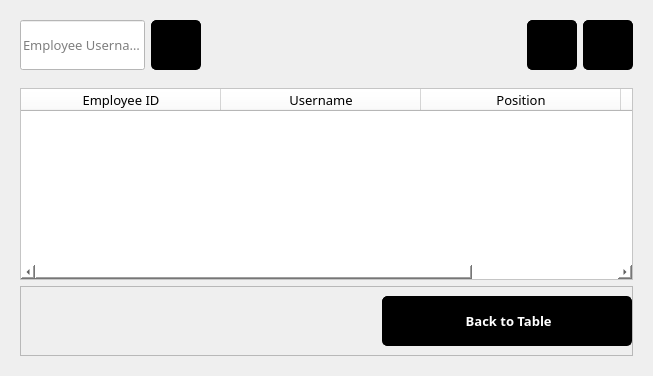
                    <widget class="QWidget" name="tab_3">
                     <attribute name="title">
                      <string>All Employees</string>
                     </attribute>
                     <layout class="QGridLayout" name="gridLayout_57">
                      <item row="0" column="0">
                       <widget class="QWidget" name="widget_71" native="true">
                        <layout class="QVBoxLayout" name="verticalLayout_35">
                         <property name="spacing">
                          <number>0</number>
                         </property>
                         <property name="leftMargin">
                          <number>0</number>
                         </property>
                         <property name="topMargin">
                          <number>0</number>
                         </property>
                         <property name="rightMargin">
                          <number>0</number>
                         </property>
                         <property name="bottomMargin">
                          <number>0</number>
                         </property>
                         <item>
                          <widget class="QWidget" name="widget_72" native="true">
                           <layout class="QHBoxLayout" name="horizontalLayout_28">
                            <item>
                             <widget class="QLineEdit" name="lineEdit_3">
                              <property name="minimumSize">
                               <size>
                                <width>0</width>
                                <height>50</height>
                               </size>
                              </property>
                              <property name="font">
                               <font>
                                <family>Century Gothic</family>
                                <pointsize>10</pointsize>
                               </font>
                              </property>
                              <property name="styleSheet">
                               <string notr="true">background-color: rgb(255, 255, 255);</string>
                              </property>
                              <property name="placeholderText">
                               <string>Employee Username</string>
                              </property>
                             </widget>
                            </item>
                            <item>
                             <widget class="QPushButton" name="btnSsearch_2">
                              <property name="minimumSize">
                               <size>
                                <width>50</width>
                                <height>50</height>
                               </size>
                              </property>
                              <property name="maximumSize">
                               <size>
                                <width>50</width>
                                <height>16777215</height>
                               </size>
                              </property>
                              <property name="styleSheet">
                               <string notr="true">QPushButton {
	border-radius: 5px;
	border: 1px solid black;
	color: rgb(255, 255, 255);
	background-color: rgb(0, 0, 0);
}

QPushButton:hover {
	
	background-color: rgb(70, 70, 70);
}

QPushButton:pressed {
	color: rgb(106, 106, 106);
	background-color: rgb(0, 0, 0);
}</string>
                              </property>
                              <property name="text">
                               <string/>
                              </property>
                              <property name="icon">
                               <iconset>
                                <normaloff>search white.png</normaloff>search white.png</iconset>
                              </property>
                              <property name="iconSize">
                               <size>
                                <width>26</width>
                                <height>26</height>
                               </size>
                              </property>
                             </widget>
                            </item>
                            <item>
                             <spacer name="horizontalSpacer_10">
                              <property name="orientation">
                               <enum>Qt::Horizontal</enum>
                              </property>
                              <property name="sizeHint" stdset="0">
                               <size>
                                <width>320</width>
                                <height>20</height>
                               </size>
                              </property>
                             </spacer>
                            </item>
                            <item>
                             <widget class="QPushButton" name="btnSupdateuser">
                              <property name="minimumSize">
                               <size>
                                <width>50</width>
                                <height>50</height>
                               </size>
                              </property>
                              <property name="maximumSize">
                               <size>
                                <width>50</width>
                                <height>16777215</height>
                               </size>
                              </property>
                              <property name="styleSheet">
                               <string notr="true">QPushButton {
	border-radius: 5px;
	border: 1px solid black;
	color: rgb(255, 255, 255);
	background-color: rgb(0, 0, 0);
}

QPushButton:hover {
	
	background-color: rgb(70, 70, 70);
}

QPushButton:pressed {
	color: rgb(106, 106, 106);
	background-color: rgb(0, 0, 0);
}</string>
                              </property>
                              <property name="text">
                               <string/>
                              </property>
                              <property name="icon">
                               <iconset>
                                <normaloff>white edit.png</normaloff>white edit.png</iconset>
                              </property>
                              <property name="iconSize">
                               <size>
                                <width>27</width>
                                <height>27</height>
                               </size>
                              </property>
                             </widget>
                            </item>
                            <item>
                             <widget class="QPushButton" name="btnSdelete">
                              <property name="minimumSize">
                               <size>
                                <width>50</width>
                                <height>50</height>
                               </size>
                              </property>
                              <property name="maximumSize">
                               <size>
                                <width>50</width>
                                <height>16777215</height>
                               </size>
                              </property>
                              <property name="styleSheet">
                               <string notr="true">QPushButton {
	border-radius: 5px;
	border: 1px solid black;
	color: rgb(255, 255, 255);
	background-color: rgb(0, 0, 0);
}

QPushButton:hover {
	
	background-color: rgb(70, 70, 70);
}

QPushButton:pressed {
	color: rgb(106, 106, 106);
	background-color: rgb(0, 0, 0);
}</string>
                              </property>
                              <property name="text">
                               <string/>
                              </property>
                              <property name="icon">
                               <iconset>
                                <normaloff>delete white.png</normaloff>delete white.png</iconset>
                              </property>
                              <property name="iconSize">
                               <size>
                                <width>22</width>
                                <height>22</height>
                               </size>
                              </property>
                             </widget>
                            </item>
                           </layout>
                          </widget>
                         </item>
                         <item>
                          <widget class="QWidget" name="widget_73" native="true">
                           <layout class="QVBoxLayout" name="verticalLayout_36">
                            <item>
                             <widget class="QTableWidget" name="tblInfoEmployees">
                              <property name="font">
                               <font>
                                <family>Century Gothic</family>
                                <pointsize>10</pointsize>
                               </font>
                              </property>
                              <property name="styleSheet">
                               <string notr="true">background-color: rgb(255, 255, 255);</string>
                              </property>
                              <attribute name="horizontalHeaderDefaultSectionSize">
                               <number>200</number>
                              </attribute>
                              <attribute name="horizontalHeaderStretchLastSection">
                               <bool>true</bool>
                              </attribute>
                              <column>
                               <property name="text">
                                <string>Employee ID</string>
                               </property>
                              </column>
                              <column>
                               <property name="text">
                                <string>Username</string>
                               </property>
                              </column>
                              <column>
                               <property name="text">
                                <string>Position</string>
                               </property>
                              </column>
                              <column>
                               <property name="text">
                                <string>Schedule</string>
                               </property>
                              </column>
                             </widget>
                            </item>
                            <item>
                             <widget class="QWidget" name="widget_74" native="true">
                              <layout class="QVBoxLayout" name="verticalLayout_37">
                               <property name="spacing">
                                <number>0</number>
                               </property>
                               <property name="leftMargin">
                                <number>0</number>
                               </property>
                               <property name="topMargin">
                                <number>0</number>
                               </property>
                               <property name="rightMargin">
                                <number>0</number>
                               </property>
                               <property name="bottomMargin">
                                <number>0</number>
                               </property>
                               <item>
                                <widget class="QFrame" name="frame_22">
                                 <property name="frameShape">
                                  <enum>QFrame::StyledPanel</enum>
                                 </property>
                                 <property name="frameShadow">
                                  <enum>QFrame::Raised</enum>
                                 </property>
                                 <layout class="QGridLayout" name="gridLayout_58">
                                  <property name="leftMargin">
                                   <number>0</number>
                                  </property>
                                  <property name="rightMargin">
                                   <number>0</number>
                                  </property>
                                  <item row="0" column="0">
                                   <widget class="QWidget" name="widget_75" native="true">
                                    <layout class="QHBoxLayout" name="horizontalLayout_29">
                                     <property name="spacing">
                                      <number>15</number>
                                     </property>
                                     <property name="leftMargin">
                                      <number>0</number>
                                     </property>
                                     <property name="topMargin">
                                      <number>0</number>
                                     </property>
                                     <property name="rightMargin">
                                      <number>0</number>
                                     </property>
                                     <property name="bottomMargin">
                                      <number>0</number>
                                     </property>
                                     <item>
                                      <spacer name="horizontalSpacer_5">
                                       <property name="orientation">
                                        <enum>Qt::Horizontal</enum>
                                       </property>
                                       <property name="sizeHint" stdset="0">
                                        <size>
                                         <width>300</width>
                                         <height>20</height>
                                        </size>
                                       </property>
                                      </spacer>
                                     </item>
                                    </layout>
                                   </widget>
                                  </item>
                                  <item row="0" column="1">
                                   <widget class="QPushButton" name="btnEMbacktbl">
                                    <property name="sizePolicy">
                                     <sizepolicy hsizetype="MinimumExpanding" vsizetype="Fixed">
                                      <horstretch>0</horstretch>
                                      <verstretch>0</verstretch>
                                     </sizepolicy>
                                    </property>
                                    <property name="minimumSize">
                                     <size>
                                      <width>250</width>
                                      <height>50</height>
                                     </size>
                                    </property>
                                    <property name="maximumSize">
                                     <size>
                                      <width>200</width>
                                      <height>16777215</height>
                                     </size>
                                    </property>
                                    <property name="font">
                                     <font>
                                      <family>Century Gothic</family>
                                      <pointsize>10</pointsize>
                                      <weight>75</weight>
                                      <bold>true</bold>
                                     </font>
                                    </property>
                                    <property name="styleSheet">
                                     <string notr="true">QPushButton {
	border-radius: 5px;
	border: 1px solid black;
	color: rgb(255, 255, 255);
	background-color: rgb(0, 0, 0);
}

QPushButton:hover {
	
	background-color: rgb(70, 70, 70);
}

QPushButton:pressed {
	color: rgb(106, 106, 106);
	background-color: rgb(0, 0, 0);
}</string>
                                    </property>
                                    <property name="text">
                                     <string> Back to Table</string>
                                    </property>
                                    <property name="icon">
                                     <iconset>
                                      <normaloff>back white.png</normaloff>back white.png</iconset>
                                    </property>
                                    <property name="iconSize">
                                     <size>
                                      <width>18</width>
                                      <height>18</height>
                                     </size>
                                    </property>
                                   </widget>
                                  </item>
                                 </layout>
                                </widget>
                               </item>
                              </layout>
                             </widget>
                            </item>
                           </layout>
                          </widget>
                         </item>
                        </layout>
                       </widget>
                      </item>
                     </layout>
                    </widget>
